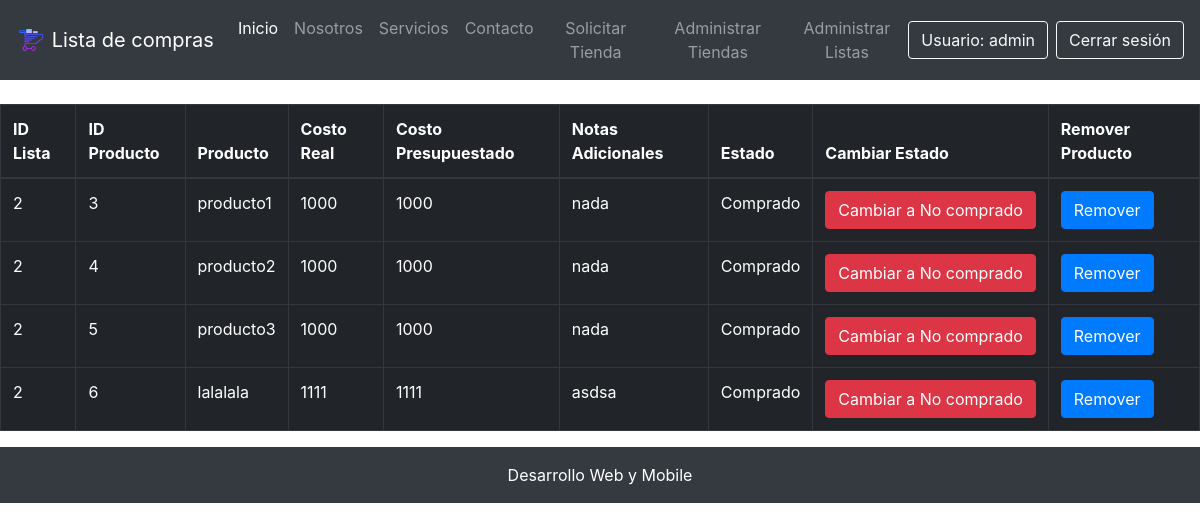
/listar-productos/2/ (signed in), run on the app's committed database.
### core/models.py (models this page shows, shortened)
class Producto(models.Model):
    nombre = models.CharField(max_length=50)
    costo_real = models.IntegerField(verbose_name="Costo Real")
    costo_presupuestado = models.IntegerField(verbose_name="Costo Presupuestado")
    notas_adicionales = models.CharField( max_length=200, verbose_name="Notas Adicionales")
    estadoProducto = models.ForeignKey(EstadoProducto, on_delete=models.CASCADE, verbose_name="Estado Producto")
    lista = models.ForeignKey(Lista, on_delete=models.CASCADE)
    tienda = models.ForeignKey(Tienda, on_delete=models.CASCADE)

class Lista(models.Model):
    usuario = models.ForeignKey(User, on_delete=models.CASCADE, verbose_name="Nombre Usuario")
    nombre_lista = models.CharField(max_length=30 ,verbose_name="Nombre Lista")
    total_productos_agregados = models.IntegerField(verbose_name="Productos Agregados")
    total_productos_comprados = models.IntegerField(verbose_name="Productos Comprados")
    costo_total_presupuestado = models.IntegerField(verbose_name="Total Presupuestado")
    costo_total_real = models.IntegerField(verbose_name="Total Real")
    estadoLista = models.ForeignKey(EstadoLista, on_delete=models.CASCADE, verbose_name="Estado Lista")

class EstadoProducto(models.Model):
    nombre = models.CharField(max_length=30, verbose_name="Estado Producto")

### core/views.py (the view)
# urls.py: path('listar-productos/<id>/', listar_productos, name="listar_productos"),
@login_required
def listar_productos(request, id):
    productos = Producto.objects.filter(lista=id)
    return render(request, 'core/listar_productos.html', {
        'productos': productos
    })

### core/templates/core/listar_productos.html
{% extends 'core/base.html' %}
{% load static %}
{% block contenido %}
<br>
<div class="table-responsive">
    <table class="table table-dark table-bordered table-hover table-condensed">
        <tr>
            <thead>
                <th>ID Lista</th>
                <th>ID Producto</th>
                <th>Producto</th>
                <th>Costo Real</th>
                <th>Costo Presupuestado</th>
                <th>Notas Adicionales</th>
                <th>Estado</th>
                <th>Cambiar Estado</th>
                <th>Remover Producto</th>
            </thead>
        </tr>
        <tbody>
            {% for p in productos %}
            <tr>
                <td>{{ p.lista.id }}</td>
                <td>{{ p.id }}</td>
                <td>{{ p.nombre }}</td>
                <td>{{ p.costo_real }}</td>
                <td>{{ p.costo_presupuestado }}</td>
                <td>{{ p.notas_adicionales }}</td>
                <td>{{ p.estadoProducto.nombre }}</td>
                <td>
                    {% if p.estadoProducto.id == 2 %}
                    <a href="{% url 'estado_comprado' p.id %}" class="btn btn-success">Cambiar a comprado</a>
                    {% else %}
                    <a href="{% url 'estado_nocomprado' p.id %}" class="btn btn-danger">Cambiar a No comprado</a>
                    {% endif %}
                </td>
                <td>
                    <a href="{% url 'eliminar_producto' p.id %}" class="btn btn-primary">Remover</a>
                </td>
            </tr>
            {% endfor %}
        </tbody>
    </table>
</div>
{% endblock contenido %}

### core/templates/core/base.html (shortened to what this page needs)
<!DOCTYPE html>
<html lang="en">
{% load pwa %}
<head>
    {% load static %}
    <link rel="stylesheet" href="{% static 'core/css/estilos.css' %}">
    <link rel="stylesheet" href="https://stackpath.bootstrapcdn.com/bootstrap/4.1.3/css/bootstrap.min.css"
>
</head>
<body>
    <header>
        <nav class="navbar navbar-expand-lg navbar-dark bg-dark sticky-top">
            <a class="navbar-brand" href="{% url 'home' %}">
                <img src="{% static 'core/img/carrito_icon.png' %}" width="30" height="30" class="d-inline-block align-top"
                    alt="">
                Lista de compras
            </a>
            <div class="collapse navbar-collapse" id="navbarNavAltMarkup">
                <div class="navbar-nav mr-auto ml-auto text-center">
                    <a class="nav-item nav-link active" href="{% url 'home' %}">Inicio</a>
                    <a class="nav-item nav-link" href="#">Nosotros</a>
                    <a class="nav-item nav-link" href="#">Servicios</a>
                    <a class="nav-item nav-link" href="#">Contacto</a>
                    {% if request.user.is_authenticated %}
                    <a class="nav-item nav-link" href="{% url 'agregar_tienda' %}">Solicitar Tienda</a>
                    <a class="nav-item nav-link" href="{% url 'listar_solicitud' %}">Administrar Tiendas</a>
                    <a class="nav-item nav-link" href="{% url 'listado_listas' %}">Administrar Listas</a>
                    {% endif %}
                </div>
                <div class="d-flex flex-row justify-content-center">
                    {% if request.user.is_authenticated %}
                    <a href="" class="btn btn-outline-light mr-2">Usuario: {{ request.user.username }}</a>
                    <a class="btn btn-outline-light" href="{% url 'logout' %}">Cerrar sesión</a>
                    {% else %}
                    <a class="btn btn-outline-light mr-2" href="{% url 'login' %}">Login</a>
                    <a class="btn btn-outline-light" href="#">Registrate</a>
                    {% endif %}
                </div>
            </div>
        </nav>
    </header>
    <div class="contenido">
        {% block contenido %}
        {% endblock contenido %}
    </div>
    <footer class="page-footer font-small">
        <p class="text-center py-3 p-3 mb-2 bg-dark text-white">Desarrollo Web y Mobile</p>
    </footer>
</body>
</html>

### core/static/core/css/estilos.css (style rules this page uses)
* { margin: 0; padding: 0; }

### data on the page
Producto: lista.id "2", id "3", nombre "producto1", costo_real "1000", costo_presupuestado "1000", notas_adicionales "nada", estadoProducto.nombre "Comprado", shows "Cambiar a No comprado"
Producto: lista.id "2", id "4", nombre "producto2", costo_real "1000", costo_presupuestado "1000", notas_adicionales "nada", estadoProducto.nombre "Comprado", shows "Cambiar a No comprado"
Producto: lista.id "2", id "5", nombre "producto3", costo_real "1000", costo_presupuestado "1000", notas_adicionales "nada", estadoProducto.nombre "Comprado", shows "Cambiar a No comprado"
Producto: lista.id "2", id "6", nombre "lalalala", costo_real "1111", costo_presupuestado "1111", notas_adicionales "asdsa", estadoProducto.nombre "Comprado", shows "Cambiar a No comprado"

### other printed values
{{ request.user.username }} "admin"
